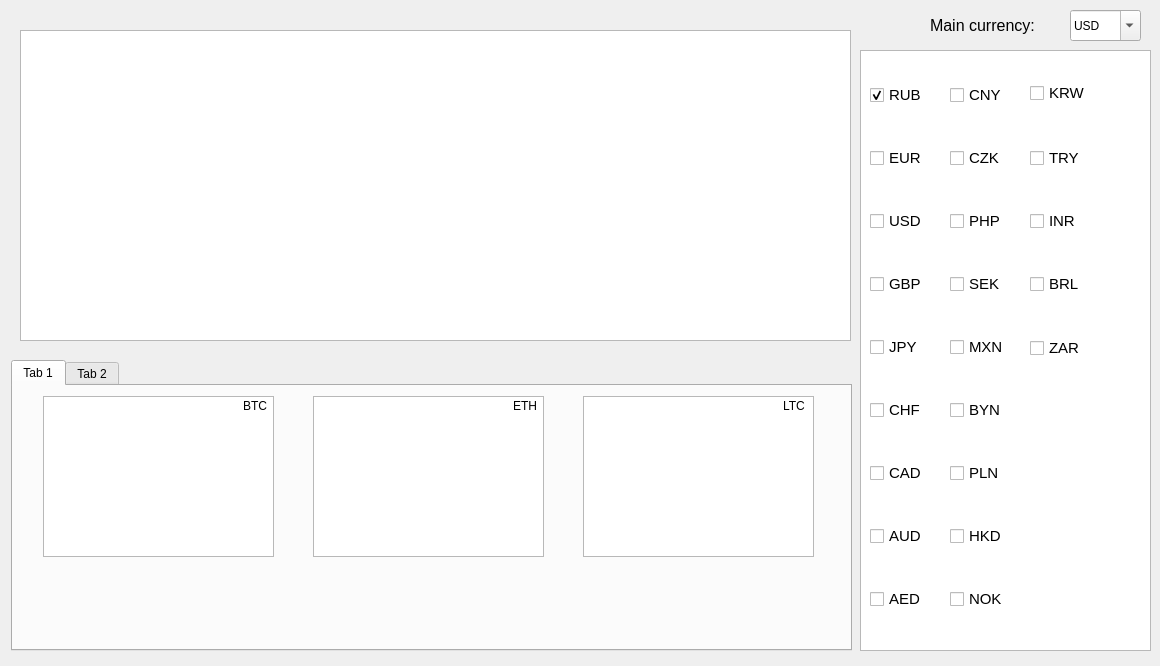
<?xml version="1.0" encoding="UTF-8"?>
<ui version="4.0">
 <class>MainWindow</class>
 <widget class="QMainWindow" name="MainWindow">
  <property name="geometry">
   <rect>
    <x>0</x>
    <y>0</y>
    <width>1160</width>
    <height>666</height>
   </rect>
  </property>
  <property name="windowTitle">
   <string>MainWindow</string>
  </property>
  <widget class="QWidget" name="centralwidget">
   <widget class="QTableView" name="table_currencies">
    <property name="geometry">
     <rect>
      <x>860</x>
      <y>50</y>
      <width>291</width>
      <height>601</height>
     </rect>
    </property>
   </widget>
   <widget class="QWidget" name="verticalLayoutWidget">
    <property name="geometry">
     <rect>
      <x>870</x>
      <y>50</y>
      <width>71</width>
      <height>601</height>
     </rect>
    </property>
    <layout class="QVBoxLayout" name="first_vertical_line">
     <item>
      <widget class="QCheckBox" name="RUB">
       <property name="font">
        <font>
         <pointsize>11</pointsize>
        </font>
       </property>
       <property name="text">
        <string>RUB</string>
       </property>
       <property name="checked">
        <bool>true</bool>
       </property>
       <attribute name="buttonGroup">
        <string notr="true">rate_btns</string>
       </attribute>
      </widget>
     </item>
     <item>
      <widget class="QCheckBox" name="EUR">
       <property name="font">
        <font>
         <pointsize>11</pointsize>
        </font>
       </property>
       <property name="text">
        <string>EUR</string>
       </property>
       <property name="checked">
        <bool>false</bool>
       </property>
       <attribute name="buttonGroup">
        <string notr="true">rate_btns</string>
       </attribute>
      </widget>
     </item>
     <item>
      <widget class="QCheckBox" name="USD">
       <property name="font">
        <font>
         <pointsize>11</pointsize>
        </font>
       </property>
       <property name="acceptDrops">
        <bool>false</bool>
       </property>
       <property name="autoFillBackground">
        <bool>false</bool>
       </property>
       <property name="text">
        <string>USD</string>
       </property>
       <property name="checked">
        <bool>false</bool>
       </property>
       <attribute name="buttonGroup">
        <string notr="true">rate_btns</string>
       </attribute>
      </widget>
     </item>
     <item>
      <widget class="QCheckBox" name="GBP">
       <property name="font">
        <font>
         <pointsize>11</pointsize>
        </font>
       </property>
       <property name="text">
        <string>GBP</string>
       </property>
       <attribute name="buttonGroup">
        <string notr="true">rate_btns</string>
       </attribute>
      </widget>
     </item>
     <item>
      <widget class="QCheckBox" name="JPY">
       <property name="font">
        <font>
         <pointsize>11</pointsize>
        </font>
       </property>
       <property name="text">
        <string>JPY</string>
       </property>
       <attribute name="buttonGroup">
        <string notr="true">rate_btns</string>
       </attribute>
      </widget>
     </item>
     <item>
      <widget class="QCheckBox" name="CHF">
       <property name="font">
        <font>
         <pointsize>11</pointsize>
        </font>
       </property>
       <property name="text">
        <string>CHF</string>
       </property>
       <attribute name="buttonGroup">
        <string notr="true">rate_btns</string>
       </attribute>
      </widget>
     </item>
     <item>
      <widget class="QCheckBox" name="CAD">
       <property name="font">
        <font>
         <pointsize>11</pointsize>
        </font>
       </property>
       <property name="text">
        <string>CAD</string>
       </property>
       <attribute name="buttonGroup">
        <string notr="true">rate_btns</string>
       </attribute>
      </widget>
     </item>
     <item>
      <widget class="QCheckBox" name="AUD">
       <property name="font">
        <font>
         <pointsize>11</pointsize>
        </font>
       </property>
       <property name="text">
        <string>AUD</string>
       </property>
       <attribute name="buttonGroup">
        <string notr="true">rate_btns</string>
       </attribute>
      </widget>
     </item>
     <item>
      <widget class="QCheckBox" name="AED">
       <property name="font">
        <font>
         <pointsize>11</pointsize>
        </font>
       </property>
       <property name="text">
        <string>AED</string>
       </property>
       <attribute name="buttonGroup">
        <string notr="true">rate_btns</string>
       </attribute>
      </widget>
     </item>
    </layout>
   </widget>
   <widget class="QComboBox" name="main_currency">
    <property name="geometry">
     <rect>
      <x>1070</x>
      <y>10</y>
      <width>71</width>
      <height>31</height>
     </rect>
    </property>
    <property name="font">
     <font>
      <pointsize>9</pointsize>
      <weight>50</weight>
      <italic>false</italic>
      <bold>false</bold>
      <underline>false</underline>
      <strikeout>false</strikeout>
     </font>
    </property>
    <property name="autoFillBackground">
     <bool>false</bool>
    </property>
    <property name="editable">
     <bool>true</bool>
    </property>
    <item>
     <property name="text">
      <string>USD</string>
     </property>
    </item>
    <item>
     <property name="text">
      <string>RUB</string>
     </property>
    </item>
    <item>
     <property name="text">
      <string>EUR</string>
     </property>
    </item>
    <item>
     <property name="text">
      <string>GBP</string>
     </property>
    </item>
    <item>
     <property name="text">
      <string>JPY</string>
     </property>
    </item>
    <item>
     <property name="text">
      <string>CHF</string>
     </property>
    </item>
    <item>
     <property name="text">
      <string>CAD</string>
     </property>
    </item>
    <item>
     <property name="text">
      <string>AUD</string>
     </property>
    </item>
    <item>
     <property name="text">
      <string>AED</string>
     </property>
    </item>
    <item>
     <property name="text">
      <string>CNY</string>
     </property>
    </item>
    <item>
     <property name="text">
      <string>CZK</string>
     </property>
    </item>
    <item>
     <property name="text">
      <string>PHP</string>
     </property>
    </item>
    <item>
     <property name="text">
      <string>SEK</string>
     </property>
    </item>
    <item>
     <property name="text">
      <string>MXN</string>
     </property>
    </item>
    <item>
     <property name="text">
      <string>BYN</string>
     </property>
    </item>
    <item>
     <property name="text">
      <string>PLN</string>
     </property>
    </item>
    <item>
     <property name="text">
      <string>HKD</string>
     </property>
    </item>
    <item>
     <property name="text">
      <string>NOK</string>
     </property>
    </item>
    <item>
     <property name="text">
      <string>KRW</string>
     </property>
    </item>
    <item>
     <property name="text">
      <string>TRY</string>
     </property>
    </item>
    <item>
     <property name="text">
      <string>INR</string>
     </property>
    </item>
    <item>
     <property name="text">
      <string>BRL</string>
     </property>
    </item>
    <item>
     <property name="text">
      <string>ZAR</string>
     </property>
    </item>
   </widget>
   <widget class="QLabel" name="label">
    <property name="geometry">
     <rect>
      <x>930</x>
      <y>10</y>
      <width>141</width>
      <height>31</height>
     </rect>
    </property>
    <property name="font">
     <font>
      <pointsize>12</pointsize>
     </font>
    </property>
    <property name="text">
     <string>Main currency:</string>
    </property>
    <property name="alignment">
     <set>Qt::AlignLeading|Qt::AlignLeft|Qt::AlignVCenter</set>
    </property>
   </widget>
   <widget class="QGraphicsView" name="graphicsView">
    <property name="geometry">
     <rect>
      <x>20</x>
      <y>30</y>
      <width>831</width>
      <height>311</height>
     </rect>
    </property>
   </widget>
   <widget class="QTabWidget" name="tabWidget">
    <property name="geometry">
     <rect>
      <x>11</x>
      <y>360</y>
      <width>841</width>
      <height>291</height>
     </rect>
    </property>
    <property name="currentIndex">
     <number>0</number>
    </property>
    <widget class="QWidget" name="tab">
     <attribute name="title">
      <string>Tab 1</string>
     </attribute>
     <widget class="QGraphicsView" name="graphicsView_2">
      <property name="geometry">
       <rect>
        <x>30</x>
        <y>10</y>
        <width>231</width>
        <height>161</height>
       </rect>
      </property>
     </widget>
     <widget class="QGraphicsView" name="graphicsView_3">
      <property name="geometry">
       <rect>
        <x>300</x>
        <y>10</y>
        <width>231</width>
        <height>161</height>
       </rect>
      </property>
     </widget>
     <widget class="QGraphicsView" name="graphicsView_4">
      <property name="geometry">
       <rect>
        <x>570</x>
        <y>10</y>
        <width>231</width>
        <height>161</height>
       </rect>
      </property>
     </widget>
     <widget class="QLabel" name="label_15">
      <property name="geometry">
       <rect>
        <x>230</x>
        <y>10</y>
        <width>31</width>
        <height>20</height>
       </rect>
      </property>
      <property name="text">
       <string>BTC</string>
      </property>
     </widget>
     <widget class="QLabel" name="label_16">
      <property name="geometry">
       <rect>
        <x>500</x>
        <y>10</y>
        <width>31</width>
        <height>20</height>
       </rect>
      </property>
      <property name="text">
       <string>ETH</string>
      </property>
     </widget>
     <widget class="QLabel" name="label_17">
      <property name="geometry">
       <rect>
        <x>770</x>
        <y>10</y>
        <width>31</width>
        <height>20</height>
       </rect>
      </property>
      <property name="text">
       <string>LTC</string>
      </property>
     </widget>
     <widget class="QWidget" name="verticalLayoutWidget_6">
      <property name="geometry">
       <rect>
        <x>260</x>
        <y>10</y>
        <width>41</width>
        <height>161</height>
       </rect>
      </property>
      <layout class="QVBoxLayout" name="verticalLayout_2"/>
     </widget>
     <widget class="QLabel" name="BTC">
      <property name="geometry">
       <rect>
        <x>30</x>
        <y>40</y>
        <width>231</width>
        <height>111</height>
       </rect>
      </property>
      <property name="font">
       <font>
        <family>Bahnschrift Light</family>
        <pointsize>19</pointsize>
        <italic>true</italic>
        <stylestrategy>PreferDefault</stylestrategy>
        <kerning>true</kerning>
       </font>
      </property>
      <property name="text">
       <string/>
      </property>
      <property name="alignment">
       <set>Qt::AlignCenter</set>
      </property>
     </widget>
     <widget class="QLabel" name="ETH">
      <property name="geometry">
       <rect>
        <x>300</x>
        <y>40</y>
        <width>231</width>
        <height>111</height>
       </rect>
      </property>
      <property name="font">
       <font>
        <family>Bahnschrift Light</family>
        <pointsize>19</pointsize>
        <italic>true</italic>
       </font>
      </property>
      <property name="text">
       <string/>
      </property>
      <property name="alignment">
       <set>Qt::AlignCenter</set>
      </property>
     </widget>
     <widget class="QLabel" name="LTC">
      <property name="geometry">
       <rect>
        <x>570</x>
        <y>40</y>
        <width>231</width>
        <height>111</height>
       </rect>
      </property>
      <property name="font">
       <font>
        <family>Bahnschrift Light</family>
        <pointsize>19</pointsize>
        <italic>true</italic>
       </font>
      </property>
      <property name="text">
       <string/>
      </property>
      <property name="alignment">
       <set>Qt::AlignCenter</set>
      </property>
     </widget>
    </widget>
    <widget class="QWidget" name="tab_2">
     <attribute name="title">
      <string>Tab 2</string>
     </attribute>
    </widget>
   </widget>
   <widget class="QWidget" name="verticalLayoutWidget_2">
    <property name="geometry">
     <rect>
      <x>950</x>
      <y>50</y>
      <width>71</width>
      <height>601</height>
     </rect>
    </property>
    <layout class="QVBoxLayout" name="first_vertical_line_2">
     <item>
      <widget class="QCheckBox" name="CNY">
       <property name="font">
        <font>
         <pointsize>11</pointsize>
        </font>
       </property>
       <property name="text">
        <string>CNY</string>
       </property>
       <attribute name="buttonGroup">
        <string notr="true">rate_btns</string>
       </attribute>
      </widget>
     </item>
     <item>
      <widget class="QCheckBox" name="CZK">
       <property name="font">
        <font>
         <pointsize>11</pointsize>
        </font>
       </property>
       <property name="text">
        <string>CZK</string>
       </property>
       <attribute name="buttonGroup">
        <string notr="true">rate_btns</string>
       </attribute>
      </widget>
     </item>
     <item>
      <widget class="QCheckBox" name="PHP">
       <property name="font">
        <font>
         <pointsize>11</pointsize>
        </font>
       </property>
       <property name="text">
        <string>PHP</string>
       </property>
       <attribute name="buttonGroup">
        <string notr="true">rate_btns</string>
       </attribute>
      </widget>
     </item>
     <item>
      <widget class="QCheckBox" name="SEK">
       <property name="font">
        <font>
         <pointsize>11</pointsize>
        </font>
       </property>
       <property name="text">
        <string>SEK</string>
       </property>
       <attribute name="buttonGroup">
        <string notr="true">rate_btns</string>
       </attribute>
      </widget>
     </item>
     <item>
      <widget class="QCheckBox" name="MXN">
       <property name="font">
        <font>
         <pointsize>11</pointsize>
        </font>
       </property>
       <property name="text">
        <string>MXN</string>
       </property>
       <attribute name="buttonGroup">
        <string notr="true">rate_btns</string>
       </attribute>
      </widget>
     </item>
     <item>
      <widget class="QCheckBox" name="BYN">
       <property name="font">
        <font>
         <pointsize>11</pointsize>
        </font>
       </property>
       <property name="text">
        <string>BYN</string>
       </property>
       <attribute name="buttonGroup">
        <string notr="true">rate_btns</string>
       </attribute>
      </widget>
     </item>
     <item>
      <widget class="QCheckBox" name="PLN">
       <property name="font">
        <font>
         <pointsize>11</pointsize>
        </font>
       </property>
       <property name="text">
        <string>PLN</string>
       </property>
       <attribute name="buttonGroup">
        <string notr="true">rate_btns</string>
       </attribute>
      </widget>
     </item>
     <item>
      <widget class="QCheckBox" name="HKD">
       <property name="font">
        <font>
         <pointsize>11</pointsize>
        </font>
       </property>
       <property name="text">
        <string>HKD</string>
       </property>
       <attribute name="buttonGroup">
        <string notr="true">rate_btns</string>
       </attribute>
      </widget>
     </item>
     <item>
      <widget class="QCheckBox" name="NOK">
       <property name="font">
        <font>
         <pointsize>11</pointsize>
        </font>
       </property>
       <property name="text">
        <string>NOK</string>
       </property>
       <attribute name="buttonGroup">
        <string notr="true">rate_btns</string>
       </attribute>
      </widget>
     </item>
    </layout>
   </widget>
   <widget class="QCheckBox" name="KRW">
    <property name="geometry">
     <rect>
      <x>1030</x>
      <y>80</y>
      <width>69</width>
      <height>26</height>
     </rect>
    </property>
    <property name="font">
     <font>
      <pointsize>11</pointsize>
     </font>
    </property>
    <property name="text">
     <string>KRW</string>
    </property>
    <attribute name="buttonGroup">
     <string notr="true">rate_btns</string>
    </attribute>
   </widget>
   <widget class="QCheckBox" name="TRY">
    <property name="geometry">
     <rect>
      <x>1030</x>
      <y>145</y>
      <width>69</width>
      <height>26</height>
     </rect>
    </property>
    <property name="font">
     <font>
      <pointsize>11</pointsize>
     </font>
    </property>
    <property name="text">
     <string>TRY</string>
    </property>
    <attribute name="buttonGroup">
     <string notr="true">rate_btns</string>
    </attribute>
   </widget>
   <widget class="QCheckBox" name="INR">
    <property name="geometry">
     <rect>
      <x>1030</x>
      <y>208</y>
      <width>69</width>
      <height>26</height>
     </rect>
    </property>
    <property name="font">
     <font>
      <pointsize>11</pointsize>
     </font>
    </property>
    <property name="text">
     <string>INR</string>
    </property>
    <attribute name="buttonGroup">
     <string notr="true">rate_btns</string>
    </attribute>
   </widget>
   <widget class="QCheckBox" name="BRL">
    <property name="geometry">
     <rect>
      <x>1030</x>
      <y>271</y>
      <width>69</width>
      <height>26</height>
     </rect>
    </property>
    <property name="font">
     <font>
      <pointsize>11</pointsize>
     </font>
    </property>
    <property name="text">
     <string>BRL</string>
    </property>
    <attribute name="buttonGroup">
     <string notr="true">rate_btns</string>
    </attribute>
   </widget>
   <widget class="QCheckBox" name="ZAR">
    <property name="geometry">
     <rect>
      <x>1030</x>
      <y>335</y>
      <width>69</width>
      <height>26</height>
     </rect>
    </property>
    <property name="font">
     <font>
      <pointsize>11</pointsize>
     </font>
    </property>
    <property name="text">
     <string>ZAR</string>
    </property>
    <attribute name="buttonGroup">
     <string notr="true">rate_btns</string>
    </attribute>
   </widget>
   <widget class="PlotWidget" name="widget" native="true">
    <property name="geometry">
     <rect>
      <x>20</x>
      <y>30</y>
      <width>831</width>
      <height>311</height>
     </rect>
    </property>
   </widget>
  </widget>
 </widget>
 <customwidgets>
  <customwidget>
   <class>PlotWidget</class>
   <extends>QWidget</extends>
   <header>pyqtgraph</header>
   <container>1</container>
  </customwidget>
 </customwidgets>
 <resources/>
 <connections/>
 <buttongroups>
  <buttongroup name="rate_btns">
   <property name="exclusive">
    <bool>false</bool>
   </property>
  </buttongroup>
 </buttongroups>
</ui>
